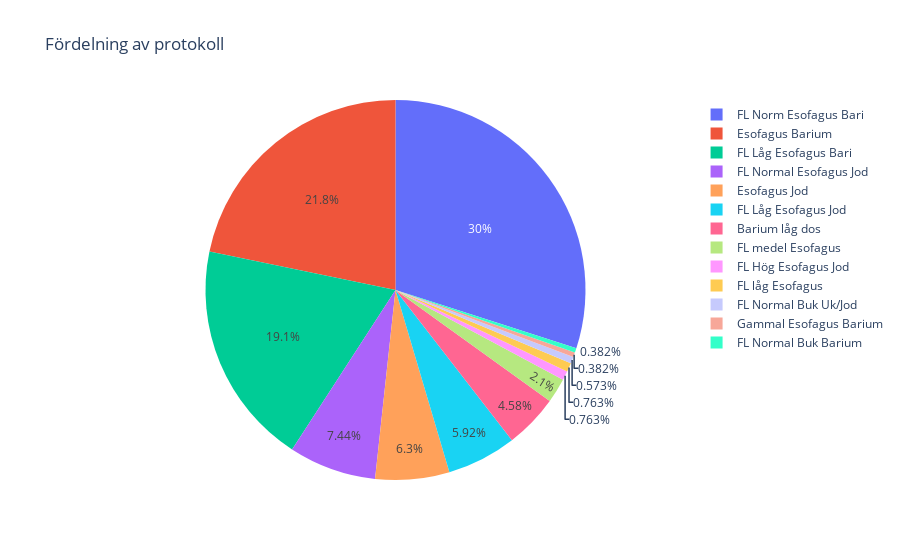

Notebook cell for this chart:
### Code cell
# Lista och visa alla använda protokoll
unikprot = data_names_S08_clean.AcquisitionProtocol.unique()

data_protokoll = pd.DataFrame(columns=['Protokoll', 'Events'])
i=0
for i in range(len(unikprot)):
    data_protokoll = data_protokoll.append({'Protokoll': unikprot[i], 
                                            'Events': len(data_names_S08_clean[data_names_S08_clean['AcquisitionProtocol']==unikprot[i]])}, 
                                           ignore_index=True)

fig = px.pie(data_protokoll, values='Events', names='Protokoll', title='Fördelning av protokoll')
fig.show()
print(len(data_names_S08_clean))

### Figure 1 — Plotly figure (JSON) as saved in the notebook; plotly's stock layout.template omitted (floating-point values rounded to 4 significant figures)
{"data": [{"domain": {"x": [0, 1], "y": [0, 1]}, "hoverlabel": {"namelength": 0}, "hovertemplate": "Protokoll=%{label}<br>Events=%{value}", "labels": ["FL Norm Esofagus Bari", "Esofagus Barium", "FL Låg Esofagus Bari", "Esofagus Jod", "FL Låg Esofagus Jod", "FL Normal Esofagus Jod", "FL Hög Esofagus Jod", "Gammal Esofagus Barium", "FL Normal Buk Uk/Jod", "FL Normal Buk Barium", "FL medel Esofagus", "Barium låg dos", "FL låg Esofagus"], "legendgroup": "", "name": "", "showlegend": true, "type": "pie", "values": [157, 114, 100, 33, 31, 39, 4, 2, 3, 2, 11, 24, 4]}], "layout": {"legend": {"tracegroupgap": 0}, "title": {"text": "Fördelning av protokoll"}}}
